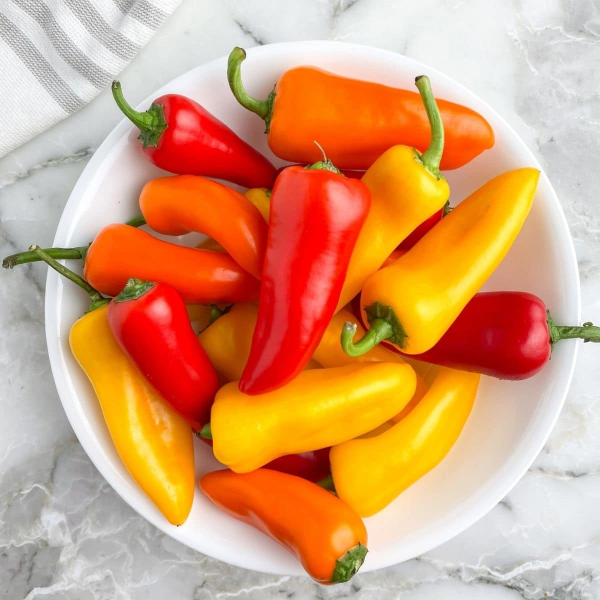
#> input picture python/jobsheet4/src/peppers2.jpg, 1200 x 1200 px, found by its file name (shown at 1/2 size)
$ python lingkaran.py
#> lines starting #> are read from the running program, lines starting #| are printed output that depends on the picture; after the words box and inside, x2 and y2 are one past the last pixel; in counts of white or black regions, pixels touching at a corner belong together
import cv2

path_gambar = r'C:\Raiya Yusuf Priatmojo\Praktik Penginderaan Visual Robot\python\jobsheet4\src\peppers2.jpg'

citra = cv2.imread(path_gambar, cv2.IMREAD_UNCHANGED)
#> citra is the input picture: shape (1200, 1200, 3); mean B, G, R 118, 159, 216.2

if citra is None:
    print(f"Tidak dapat membaca gambar: {path_gambar}")
else:
    # Perkecil ukuran gambar
    lebar_kecil = citra.shape[1] // 2
#> lebar_kecil = 600
    tinggi_kecil = citra.shape[0] // 2
#> tinggi_kecil = 600
    citra_kecil = cv2.resize(citra, (lebar_kecil, tinggi_kecil))
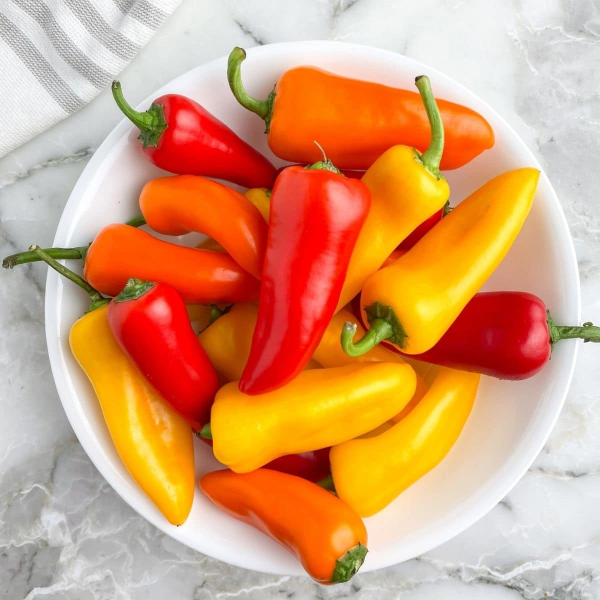
#> citra_kecil: shape (600, 600, 3); mean B, G, R 118.1, 159.2, 216.4

    jumBaris, jumKolom = citra_kecil.shape[:2]
#> jumBaris = 600; jumKolom = 600
    xTengah = jumKolom // 2
#> xTengah = 300
    yTengah = jumBaris // 2
#> yTengah = 300

    # Buat lingkaran
    cv2.circle(citra_kecil, (xTengah, yTengah), 100, (255, 255, 255), 10)
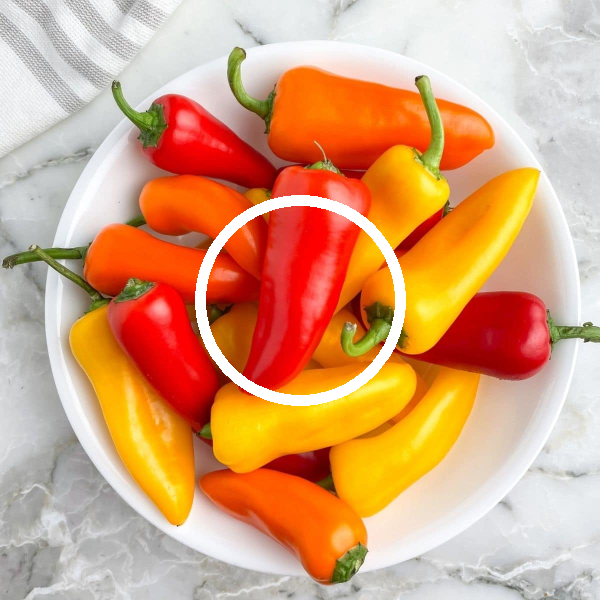
#> citra_kecil: shape (600, 600, 3); 1.91% of pixels changed, all inside (x1, y1, x2, y2) = (195, 195, 406, 406)

    # Tampilkan citra yang diperkecil
    cv2.imshow('Hasil', citra_kecil)

    cv2.waitKey(0)
    cv2.destroyAllWindows()

$ run again, with python/jobsheet4/src/kucingHitamPutih.jpg copied over python/jobsheet4/src/peppers2.jpg
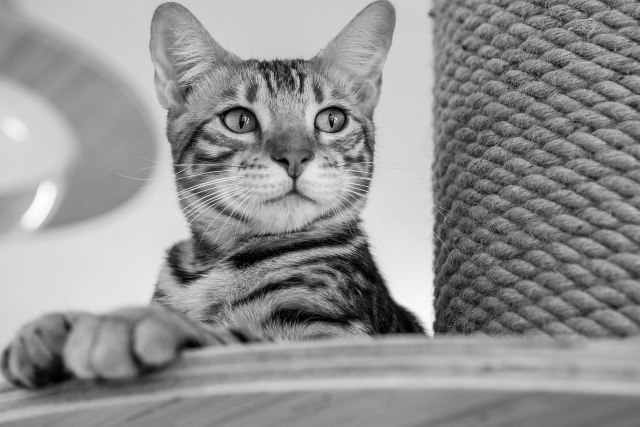
#> input picture python/jobsheet4/src/kucingHitamPutih.jpg, 1280 x 853 px, found by its file name (shown at 1/2 size)
#> citra is the input picture: shape (853, 1280, 3); min 0, max 255, mean 145.5
#> `citra_kecil = cv2.resize(citra, (lebar_kecil, tinggi_kecil))`:
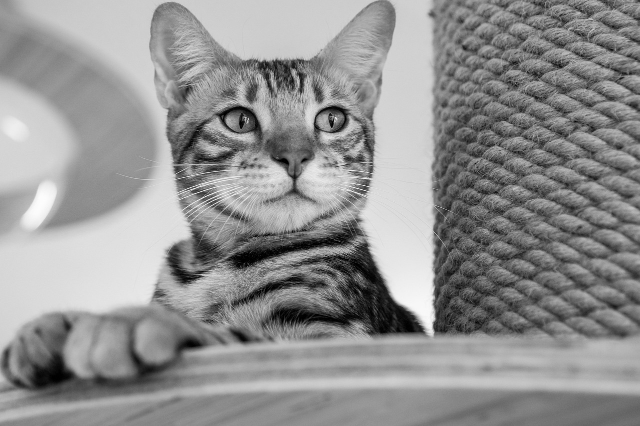
#> citra_kecil: shape (426, 640, 3); min 0, max 253, mean 145.4
#> `cv2.circle(citra_kecil, (xTengah, yTengah), 100, (255, 255, 255), 10)`:
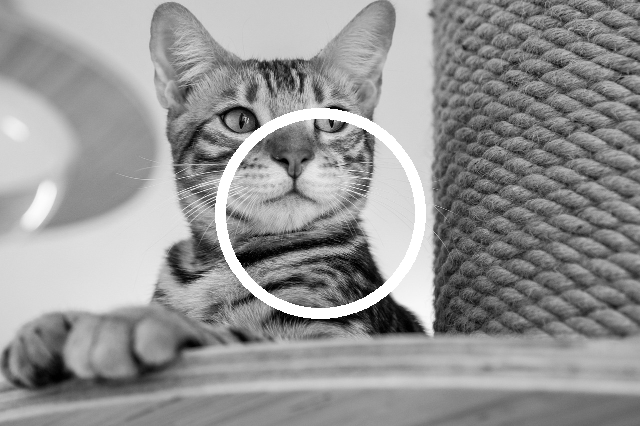
#> citra_kecil: shape (426, 640, 3); 2.53% of pixels changed, all inside (x1, y1, x2, y2) = (215, 108, 426, 319)

$ run again, with python/jobsheet4/src/kucingCape.png saved as python/jobsheet4/src/peppers2.jpg
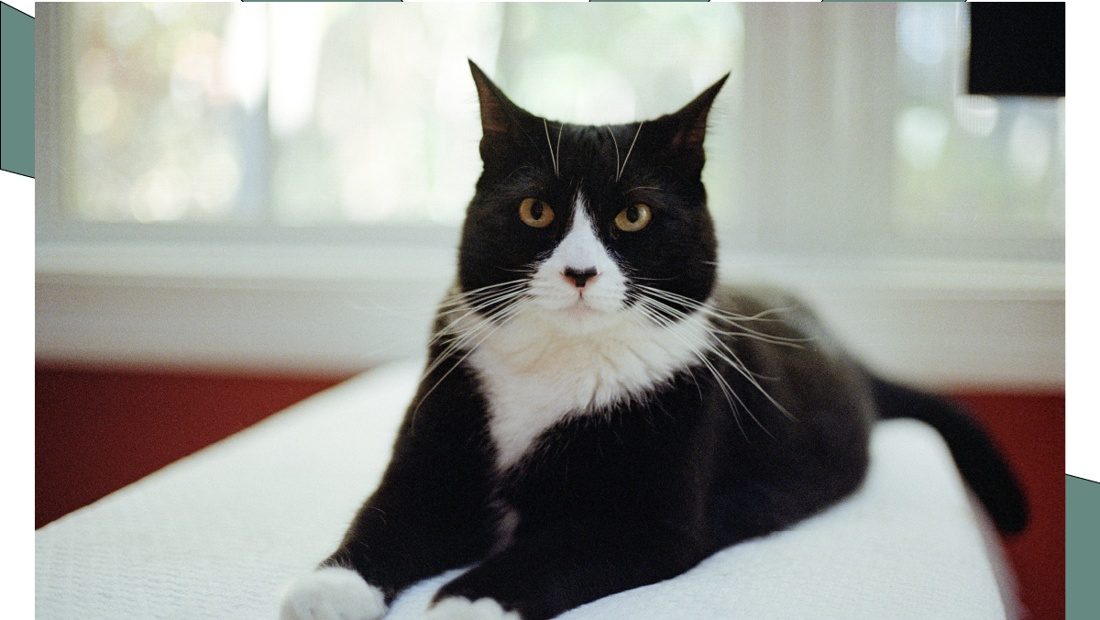
#> input picture python/jobsheet4/src/kucingCape.png, 1100 x 620 px, found by its file name
#> citra is the input picture: shape (620, 1100, 3); mean B, G, R 146.2, 151.2, 150.8
#> `cv2.circle(citra_kecil, (xTengah, yTengah), 100, (255, 255, 255), 10)`:
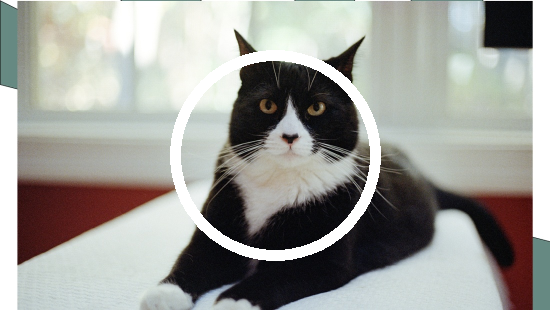
#> citra_kecil: shape (310, 550, 3); mean B, G, R 152.1, 156.9, 156.6
